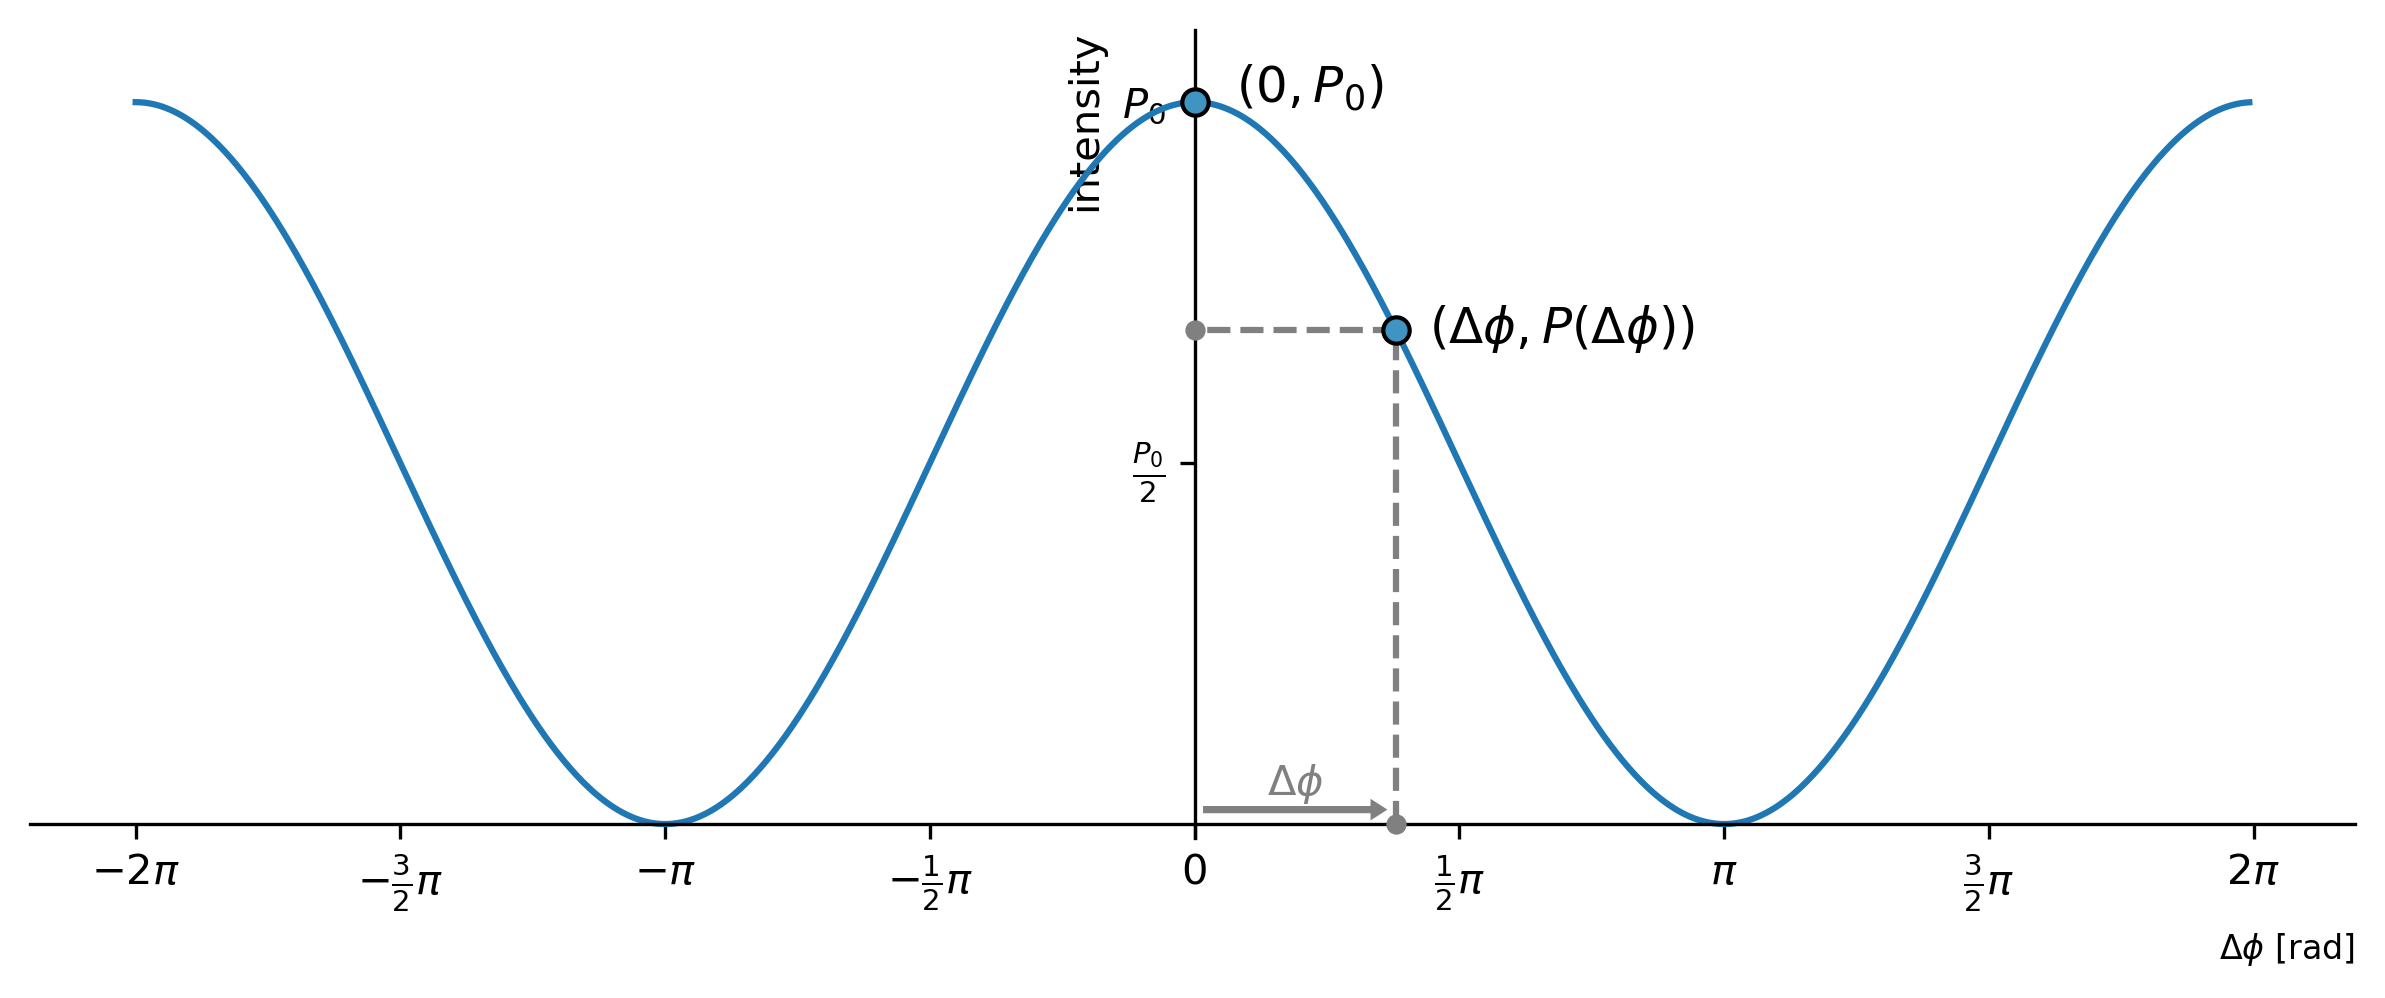

This figure's Python source:
import matplotlib.pyplot as plt
import numpy as np
import math

fig, ax = plt.subplots(figsize=(10, 3.5))

# main plot - data
N = 1000
x = [i * math.pi / (N // 4) for i in range(-(N // 2), (N // 2) - 1)]
y = [0.5 * (1 + math.cos(x)) for x in x]

# main plot - draw
ax.plot(x, y)


# point 0 - point
ax.scatter(x[N // 2], y[N // 2], color="#4094c2", edgecolor='black', marker="o", s=40, zorder=4)
# point 0 - point annotation
ax.annotate(r"$(0, P_0)$", xy=(x[N // 2], y[N // 2]), xytext=(10, 0), textcoords="offset points", fontsize=12)


# point 1 - selection
n = 95
# point 1 - draw
ax.scatter(x[(N // 2) + n], y[(N // 2) + n], color="#4094c2", edgecolor='black', marker="o", s=40, zorder=4)
# point 1 - point annotation
ax.annotate(r"$(\Delta\phi, P(\Delta\phi))$", xy=(x[(N // 2) + n], y[(N // 2) + n]), xytext=(8, -3), textcoords="offset points", fontsize=12)
# point 1 - horizontal gray line
ax.plot([x[(N // 2) + n], 0], [y[(N // 2) + n], y[(N // 2) + n]], color="gray", linestyle="--", zorder=3)
# point 1 - vertical gray line
ax.plot([x[(N // 2) + n], x[(N // 2) + n]], [0, y[(N // 2) + n]], color="gray", linestyle="--", zorder=3)
# point 1 - gray dots (on both axes)
ax.scatter([0, x[(N // 2) + n]], [y[(N // 2) + n], 0], color="gray", marker="o", s=15, zorder=3)
# point 1 - right arrow
ax.arrow(x=0.05, y=0.02, dx=x[(N // 2) + n] - 0.2, dy=0, width=0.01, head_width=0.03, head_length=0.1, facecolor="gray", edgecolor="none")
# point 1 - point annotation
ax.text(x[(N // 2) + n] / 2, 0.025, r"$\Delta\phi$", color="gray", ha="center", va="bottom")


# other
ax.set_ylim(-0.02, 1.1)

ax.spines['left'].set_position(('data', 0))
ax.spines['bottom'].set_position(('data', 0))
ax.spines['top'].set_visible(False)
ax.spines['right'].set_visible(False)

ax.set_xticks([-2 * math.pi, -1.5 * math.pi, -math.pi, -0.5 * math.pi, 0, 0.5 * math.pi, math.pi, 1.5 * math.pi, 2 * math.pi])
ax.set_xticklabels([r"$-2\pi$", r"$-\frac{3}{2}\pi$", r"$-\pi$", r"$-\frac{1}{2}\pi$", "0", r"$\frac{1}{2}\pi$", r"$\pi$", r"$\frac{3}{2}\pi$", r"$2\pi$"])

ax.set_yticks([0.5, 1])
ax.set_yticklabels([r"$\frac{P_{0}}{2}$", r"$P_{0}$"])

ax.set_xlabel(r"$\Delta\phi$ [rad]", loc="right", fontsize=8)
ax.set_ylabel("intensity", loc="top", fontsize=10)


fig.savefig("response.png", dpi=300, bbox_inches="tight")
plt.close(fig)
